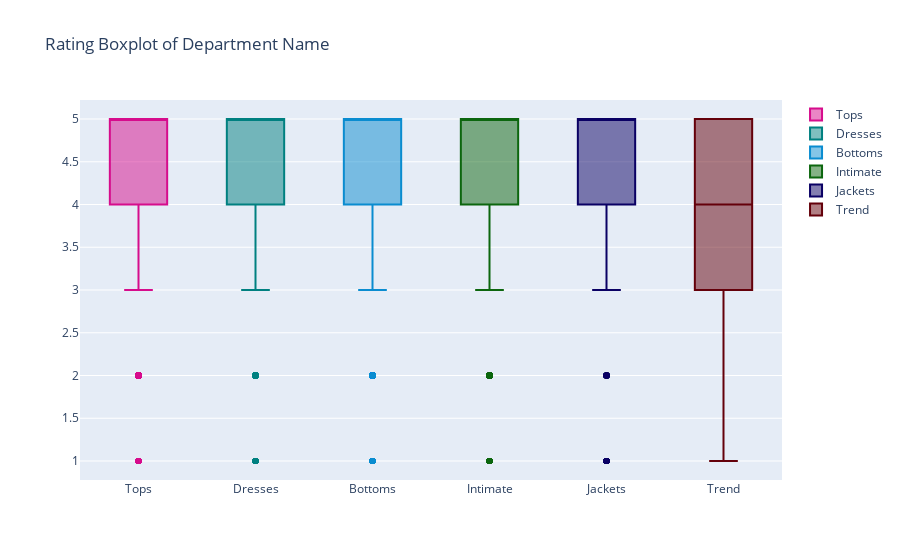

Source (notebook cell):
### Markdown cell above
#### Boxplot

### Code cell
# Which department is the best rated?
y0 = df.loc[df['Department Name'] == 'Tops']['Rating']
y1 = df.loc[df['Department Name'] == 'Dresses']['Rating']
y2 = df.loc[df['Department Name'] == 'Bottoms']['Rating']
y3 = df.loc[df['Department Name'] == 'Intimate']['Rating']
y4 = df.loc[df['Department Name'] == 'Jackets']['Rating']
y5 = df.loc[df['Department Name'] == 'Trend']['Rating']

trace0 = go.Box(
    y=y0,
    name = 'Tops',
    marker = dict(
        color = 'rgb(214, 12, 140)',
    )
)
trace1 = go.Box(
    y=y1,
    name = 'Dresses',
    marker = dict(
        color = 'rgb(0, 128, 128)',
    )
)
trace2 = go.Box(
    y=y2,
    name = 'Bottoms',
    marker = dict(
        color = 'rgb(10, 140, 208)',
    )
)
trace3 = go.Box(
    y=y3,
    name = 'Intimate',
    marker = dict(
        color = 'rgb(12, 102, 14)',
    )
)
trace4 = go.Box(
    y=y4,
    name = 'Jackets',
    marker = dict(
        color = 'rgb(10, 0, 100)',
    )
)
trace5 = go.Box(
    y=y5,
    name = 'Trend',
    marker = dict(
        color = 'rgb(100, 0, 10)',
    )
)
data = [trace0, trace1, trace2, trace3, trace4, trace5]
layout = go.Layout(
    title = "Rating Boxplot of Department Name"
)

fig = go.Figure(data=data,layout=layout)
fig.show(renderer="colab")
iplot(fig, filename = "Rating Boxplot of Department Name")

### Figure 1 — Plotly figure (JSON) as saved in the notebook; plotly's stock layout.template omitted (floating-point values rounded to 4 significant figures; data arrays with more than 128 entries replaced by an {"elided": "..."} marker saying what was removed)
{"data": [{"marker": {"color": "rgb(214, 12, 140)"}, "y": {"elided": "10048 int values"}, "type": "box", "name": "Tops"}, {"marker": {"color": "rgb(0, 128, 128)"}, "y": {"elided": "6145 int values"}, "type": "box", "name": "Dresses"}, {"marker": {"color": "rgb(10, 140, 208)"}, "y": {"elided": "3662 int values"}, "type": "box", "name": "Bottoms"}, {"marker": {"color": "rgb(12, 102, 14)"}, "y": {"elided": "1653 int values"}, "type": "box", "name": "Intimate"}, {"marker": {"color": "rgb(10, 0, 100)"}, "y": {"elided": "1002 int values"}, "type": "box", "name": "Jackets"}, {"marker": {"color": "rgb(100, 0, 10)"}, "y": [5, 5, 5, 5, 3, 5, 5, 5, 3, 5, 3, 5, 5, 5, 3, 3, 5, 4, 3, 5, 5, 4, 2, 4, 5, 5, 4, 2, 3, 1, 5, 5, 3, 1, 2, 4, 5, 1, 3, 5, 5, 4, 3, 4, 3, 5, 3, 4, 5, 1, 3, 5, 5, 5, 5, 4, 4, 5, 5, 5, 5, 5, 3, 1, 2, 4, 5, 5, 2, 3, 1, 2, 1, 5, 4, 4, 5, 4, 5, 4, 5, 1, 4, 5, 4, 4, 4, 5, 4, 5, 5, 5, 2, 3, 2, 5, 5, 3, 3, 1, 4, 5, 2, 5, 4, 5, 5, 4, 4, 4, 5, 4, 3, 2, 1, 2, 5, 5], "type": "box", "name": "Trend"}], "layout": {"title": {"text": "Rating Boxplot of Department Name"}}}
